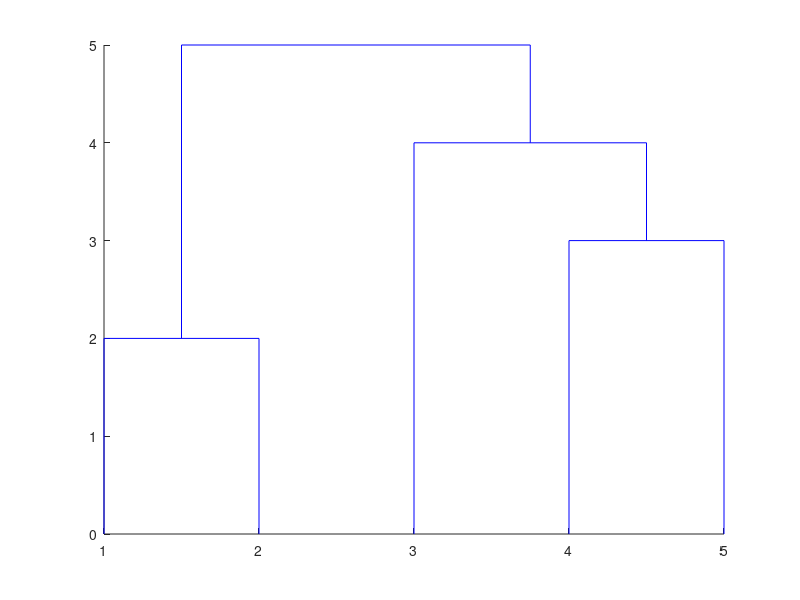

This figure's MATLAB source:
%%%%%%%%%%%%%%%%%%%%%%%%%%%%%%%%%%%%%%%%%%%%%%%%%%%%%%%%%%%%%%%%%%%%%
%Author: Jagannathan Chakravarthy

%Purpose: This code will plot a Dendogram for a given Eucledian Distance
%Matrix.
%%%%%%%%%%%%%%%%%%%%%%%%%%%%%%%%%%%%%%%%%%%%%%%%%%%%%%%%%%%%%%%%%%%%%

clear all;
clc;

%Eucledian Distance Matrix
A=[0 0 0 0 0;
   2 0 0 0 0;
   6 5 0 0 0;
   10 9 4 0 0;
   9 8 5 3 0];

%Get non-zero elements of A
B=A(A~=0);
B=transpose(B);

C=linkage(B);
%Plot Dendogram
dendrogram(C);